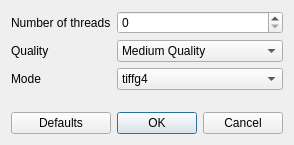
<?xml version="1.0" encoding="UTF-8"?>
<ui version="4.0">
 <class>Dialog</class>
 <widget class="QDialog" name="Dialog">
  <property name="geometry">
   <rect>
    <x>0</x>
    <y>0</y>
    <width>288</width>
    <height>145</height>
   </rect>
  </property>
  <property name="windowTitle">
   <string>Dialog</string>
  </property>
  <layout class="QGridLayout" name="gridLayout">
   <item row="0" column="0">
    <widget class="QLabel" name="label">
     <property name="text">
      <string>Number of threads</string>
     </property>
     <property name="buddy">
      <cstring>spin_Threads</cstring>
     </property>
    </widget>
   </item>
   <item row="0" column="1">
    <widget class="QSpinBox" name="spin_Threads">
     <property name="maximum">
      <number>15</number>
     </property>
    </widget>
   </item>
   <item row="1" column="1">
    <widget class="QComboBox" name="cmb_Quality">
     <property name="currentIndex">
      <number>2</number>
     </property>
     <item>
      <property name="text">
       <string>Very Low Quality</string>
      </property>
     </item>
     <item>
      <property name="text">
       <string>Low Quality</string>
      </property>
     </item>
     <item>
      <property name="text">
       <string>Medium Quality</string>
      </property>
     </item>
     <item>
      <property name="text">
       <string>High Quality</string>
      </property>
     </item>
     <item>
      <property name="text">
       <string>Very High Quality</string>
      </property>
     </item>
    </widget>
   </item>
   <item row="1" column="0">
    <widget class="QLabel" name="label_2">
     <property name="text">
      <string>Quality</string>
     </property>
     <property name="buddy">
      <cstring>cmb_Quality</cstring>
     </property>
    </widget>
   </item>
   <item row="2" column="0">
    <widget class="QLabel" name="label_3">
     <property name="text">
      <string>Mode</string>
     </property>
    </widget>
   </item>
   <item row="2" column="1">
    <widget class="QComboBox" name="cmb_Mode">
     <property name="currentIndex">
      <number>2</number>
     </property>
     <item>
      <property name="text">
       <string>tiffcrle</string>
      </property>
     </item>
     <item>
      <property name="text">
       <string>tiffg3</string>
      </property>
     </item>
     <item>
      <property name="text">
       <string>tiffg4</string>
      </property>
     </item>
     <item>
      <property name="text">
       <string>tifflzw</string>
      </property>
     </item>
     <item>
      <property name="text">
       <string>tiffpack</string>
      </property>
     </item>
    </widget>
   </item>
   <item row="4" column="1">
    <spacer name="verticalSpacer">
     <property name="orientation">
      <enum>Qt::Vertical</enum>
     </property>
     <property name="sizeHint" stdset="0">
      <size>
       <width>20</width>
       <height>40</height>
      </size>
     </property>
    </spacer>
   </item>
   <item row="5" column="1">
    <widget class="QDialogButtonBox" name="buttonBox">
     <property name="orientation">
      <enum>Qt::Horizontal</enum>
     </property>
     <property name="standardButtons">
      <set>QDialogButtonBox::Cancel|QDialogButtonBox::Ok</set>
     </property>
    </widget>
   </item>
   <item row="5" column="0">
    <widget class="QPushButton" name="pushButton">
     <property name="text">
      <string>Defaults</string>
     </property>
    </widget>
   </item>
  </layout>
 </widget>
 <resources/>
 <connections>
  <connection>
   <sender>buttonBox</sender>
   <signal>accepted()</signal>
   <receiver>Dialog</receiver>
   <slot>accept()</slot>
   <hints>
    <hint type="sourcelabel">
     <x>278</x>
     <y>135</y>
    </hint>
    <hint type="destinationlabel">
     <x>157</x>
     <y>112</y>
    </hint>
   </hints>
  </connection>
  <connection>
   <sender>buttonBox</sender>
   <signal>rejected()</signal>
   <receiver>Dialog</receiver>
   <slot>reject()</slot>
   <hints>
    <hint type="sourcelabel">
     <x>278</x>
     <y>135</y>
    </hint>
    <hint type="destinationlabel">
     <x>269</x>
     <y>112</y>
    </hint>
   </hints>
  </connection>
  <connection>
   <sender>cmb_Quality</sender>
   <signal>currentIndexChanged(QString)</signal>
   <receiver>Dialog</receiver>
   <slot>quality_change()</slot>
   <hints>
    <hint type="sourcelabel">
     <x>196</x>
     <y>42</y>
    </hint>
    <hint type="destinationlabel">
     <x>287</x>
     <y>144</y>
    </hint>
   </hints>
  </connection>
  <connection>
   <sender>pushButton</sender>
   <signal>clicked()</signal>
   <receiver>Dialog</receiver>
   <slot>set_defaults()</slot>
   <hints>
    <hint type="sourcelabel">
     <x>75</x>
     <y>123</y>
    </hint>
    <hint type="destinationlabel">
     <x>860</x>
     <y>546</y>
    </hint>
   </hints>
  </connection>
 </connections>
 <slots>
  <slot>quality_change()</slot>
  <slot>set_defaults()</slot>
 </slots>
</ui>
